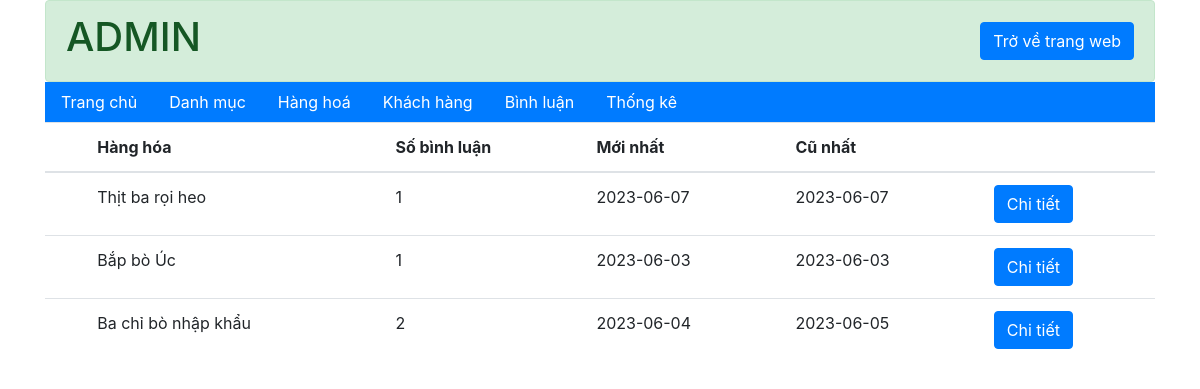
/admin/binh-luan/index.php (signed in), run on an earlier commit of the app's database.
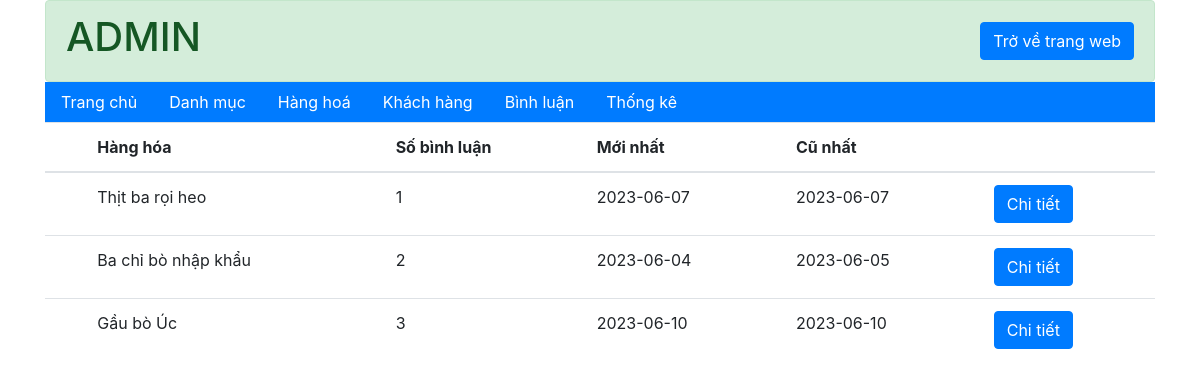
And on a later commit of the database.
### tables this page shows
CREATE TABLE `hang_hoa` (
  `ma_hh` int(11) NOT NULL COMMENT 'mã hàng hoá',
  `ten_hh` varchar(50) NOT NULL COMMENT 'tên hàng hoá',
  `don_gia` double(10,2) NOT NULL COMMENT 'đơn giá',
  `giam_gia` double(10,2) DEFAULT 0.00 COMMENT 'mức giảm giá',
  `hinh` varchar(50) NOT NULL COMMENT 'hình ảnh',
  `ngay_nhap` date DEFAULT NULL COMMENT 'ngày nhập hàng',
  `mo_ta` text NOT NULL COMMENT 'mô tả hàng hoá',
  `dac_biet` tinyint(1) NOT NULL COMMENT 'tràng thái đặc biệt',
  `so_luot_xem` int(11) NOT NULL DEFAULT 0 COMMENT 'số lượt xem',
  `ma_loai` int(10) NOT NULL COMMENT 'mã loại'
);

### admin/binh-luan/index.php (called while the page is built, shortened)
<?php
    require "../../dao/pdo.php";
    require "../../dao/binhLuan.php";
    if(isset($_REQUEST['detial'])){
        $id_hh=$_GET['mahh'];
        $binh_luan=binhLuan_select_ma_hh($id_hh);
        $ten_hh= hanghoa_select_by_id($id_hh);
        $view_name="chi_tiet.php";
    }
    else{
        $list_binhLuan = thong_ke_binh_luan();
    }
    require "../layout.php";
?>

### dao/pdo.php (called while the page is built, shortened)
<?php
function pdo_get_connection(){
    $hostname='localhost';
    $dbname='xsshop';
    $username = 'root';
    $password = '';
    try{
        $connect = new PDO("mysql:host=$hostname;dbname=$dbname", $username, $password);
        $connect->setAttribute(PDO::ATTR_ERRMODE, PDO::ERRMODE_EXCEPTION);
        return $connect;
    }catch(PDOException $e){
        $e->getMessage();
    }
}
function pdo_query($sql){
    $sql_args = array_slice(func_get_args(), 1);
    try{
        $connect = pdo_get_connection();
        $stmt = $connect->prepare($sql);
        $stmt->execute($sql_args);
        $rows = $stmt->fetchAll();
        return $rows;
    }
    catch(PDOException $e){
        throw $e;
    }
    finally{
        unset($connect);
    }
}
?>

### dao/binhLuan.php (called while the page is built, shortened)
<?php
function thong_ke_binh_luan(){
    $sql = "SELECT hang_hoa.ma_hh, hang_hoa.ten_hh, COUNT(*) so_luong ,MIN(binh_luan.ngay_bl) cu_nhat, MAX(binh_luan.ngay_bl) moi_nhat FROM `binh_luan` join hang_hoa on hang_hoa.ma_hh=binh_luan.ma_hh GROUP BY hang_hoa.ma_hh,hang_hoa.ten_hh HAVING so_luong > 0";
    return pdo_query($sql);
}
?>

### admin/binh-luan/list.php (the view)
<div class="container">
  <table class="table">
    <thead>
      <tr>
        <th></th>
        <th>Hàng hóa</th>
        <th>Số bình luận</th>
        <th>Mới nhất</th>
        <th>Cũ nhất</th>
        <th></th>
      </tr>
    </thead>
    <tbody>
      <?php
      foreach ($list_binhLuan as $binhLuan) {
      ?>
        <tr>
          <td></td>
          <td><?php echo $binhLuan['ten_hh'] ?></td>
          <td><?php echo $binhLuan['so_luong'] ?></td>
          <td><?php echo $binhLuan['cu_nhat'] ?></td>
          <td><?php echo $binhLuan['moi_nhat'] ?></td>
          <td><a class="btn btn-primary" href="index.php?detial&mahh=<?php echo $binhLuan['ma_hh'] ?>">Chi tiết</a></td>
        </tr>
      <?php
      }
      ?>
    </tbody>
  </table>
</div>

What changed in the data, as far as the page shows it:
no longer on this page (row edited): hang_hoa: ten_hh "Bắp bò Úc", so_luong "1", cu_nhat "2023-06-03", moi_nhat "2023-06-03"
now on this page (row edited): hang_hoa: ten_hh "Gầu bò Úc", so_luong "3", cu_nhat "2023-06-10", moi_nhat "2023-06-10"
